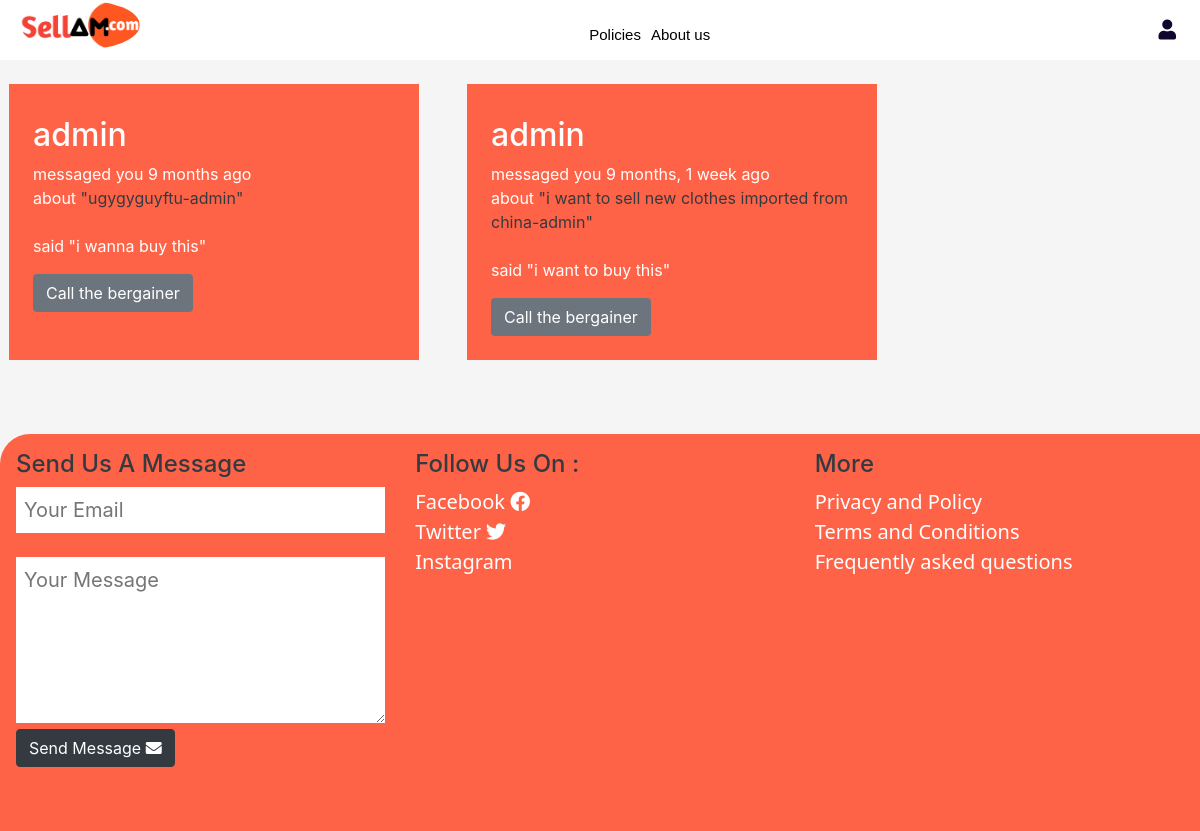
/messages/ (signed in), run on the app's committed database.
### market/models.py (models this page shows, shortened)
class Message(models.Model):
    message = models.TextField()
    item = models.ForeignKey(Item,null=True,blank=True,on_delete=models.CASCADE)
    chat_to = models.ForeignKey(User,on_delete=models.CASCADE,related_name='chatto')
    chat_from = models.ForeignKey(User,on_delete=models.CASCADE,related_name='chatfrom')
    time_stamp= models.DateTimeField(auto_now_add=True)
    read = models.BooleanField(default=False)

class Item(models.Model):
    slug = models.SlugField(blank= True)
    seller = models.ForeignKey(User, on_delete=models.CASCADE)
    title = models.CharField(max_length=100)
    price = models.IntegerField()
    category = models.ForeignKey(Category, on_delete=models.CASCADE)
    description = models.TextField()
    created = models.DateTimeField(auto_now_add=True)
    location = models.ForeignKey(State, on_delete=models.CASCADE, default=1)
    old_or_new = models.CharField(max_length=20,
    choices= ITEM_STATUS,
    default= '1'
    )
    def __str__(self):
        return f'{self.title}-{self.seller}'

### market/views.py (the view)
# urls.py: path('messages/',views.user_message,name='message'),
def user_message(request):
    messages = Message.objects.filter(chat_to=request.user)
    return render(request,'market/message.html')

### market/context-processor.py (called while the page is built)
def messages(request):
    from .models import Message
    if request.user.is_authenticated:
        messages = Message.objects.filter(chat_to=request.user).order_by('-time_stamp')
        return {'user_messages': messages}
    else:
        return {'a':1,'b':2}

### templates/market/message.html (shortened to what this page needs)
{% extends 'market/base.html' %}
{% load humanize %}
{% block contents %}
{% if user_messages %}
<div class="row">
    {% for message  in user_messages %}
    <div class="col-md-4 text-white  p-4 m-4" style="background-color:tomato;">
        <h3><h2>{{message.chat_from}}</h2> messaged you    </h3><span class="time">{{message.time_stamp | naturaltime}}</span>
        <p>about <a class="item-details text-dark"  href="{% url 'details' message.item.slug %} ">"{{message.item}}"</a> <br><br>
            said "{{message.message}}"</p>
        <a class="btn bg-secondary text-white" href="tel:{{message.chat_from.profile.phone_number}}">Call the bergainer </a>
    </div>
 {% endfor %}
</div>
 {% else %}
 <h3>You have no messages yet</h3>
{% endif %}
{% endblock contents %}

### static/market/css/style.css (style rules this page uses)
body { background-color:whitesmoke; padding: 0; margin: 0; width: 100%; height: 100%; scroll-behavior: smooth; transition: scroll 2s ease; overflow: scroll; }
* { box-sizing: border-box; }

### data on the page
Message: chat_from "admin", time_stamp "9 months ago", item "ugygyguyftu-admin", message "i wanna buy this"
Message: chat_from "admin", time_stamp "9 months, 1 week ago", item "i want to sell new clothes imported from china-admin", message "i want to buy this"
